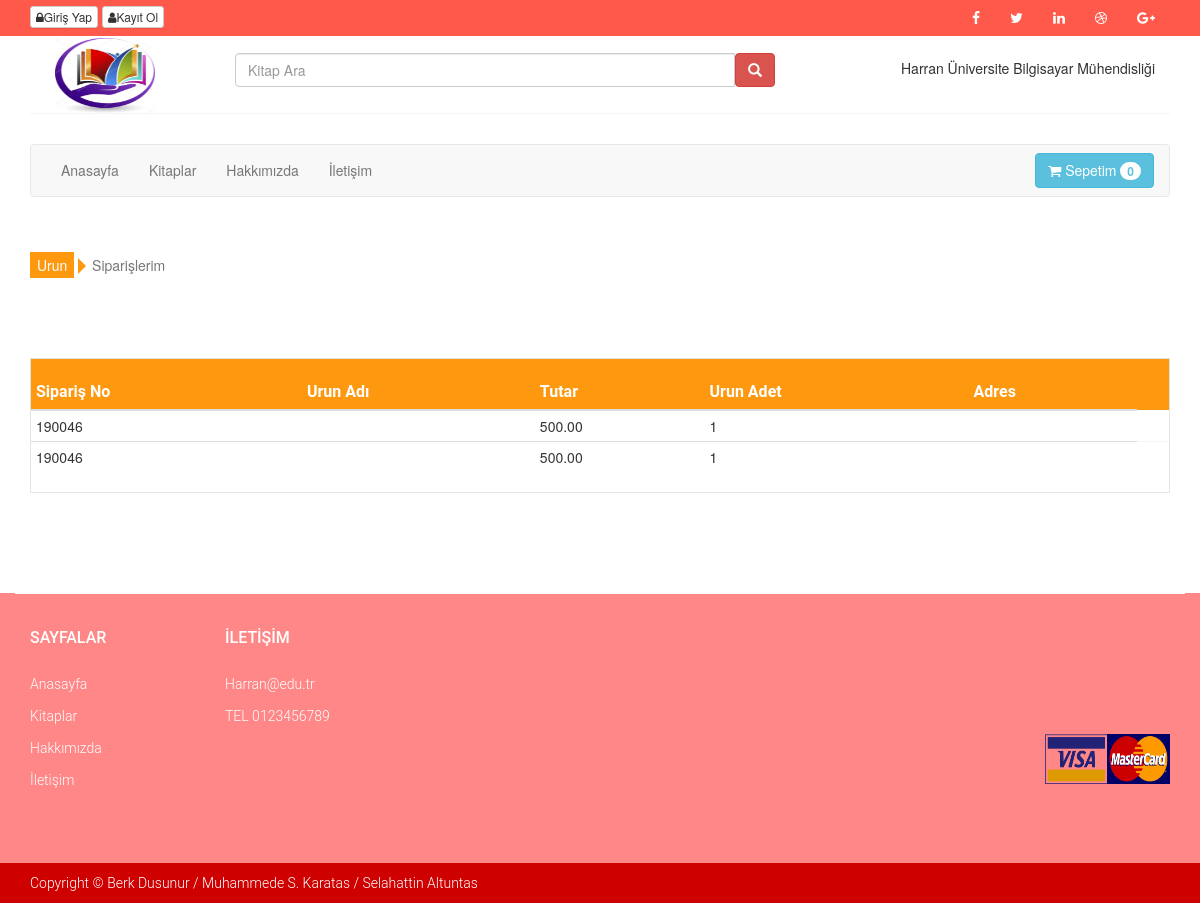
/siparis-detay.php?siparis_id=190046, run on the app's committed database.
### tables this page shows
CREATE TABLE `tblayar` (
  `ayar_id` int(11) NOT NULL,
  `ayar_logo` varchar(250) NOT NULL,
  `ayar_url` varchar(50) NOT NULL,
  `ayar_title` varchar(250) NOT NULL,
  `ayar_description` varchar(250) NOT NULL,
  `ayar_keywords` varchar(50) NOT NULL,
  `ayar_author` varchar(50) NOT NULL,
  `ayar_tel` varchar(50) NOT NULL,
  `ayar_gsm` varchar(50) NOT NULL,
  `ayar_faks` varchar(50) NOT NULL,
  `ayar_mail` varchar(50) NOT NULL,
  `ayar_ilce` varchar(50) NOT NULL,
  `ayar_il` varchar(50) NOT NULL,
  `ayar_adres` varchar(250) NOT NULL,
  `ayar_mesai` varchar(250) NOT NULL,
  `ayar_maps` varchar(250) NOT NULL,
  `ayar_bakim` enum('0','1') NOT NULL DEFAULT '1'
);

CREATE TABLE `tblmenu` (
  `menu_id` int(11) NOT NULL,
  `menu_ust` int(11) NOT NULL,
  `menu_adi` varchar(25) NOT NULL,
  `menu_url` varchar(250) NOT NULL,
  `menu_seourl` varchar(250) NOT NULL,
  `menu_durum` enum('0','1') NOT NULL,
  `menu_sira` int(11) NOT NULL
);

CREATE TABLE `tblsiparis_detay` (
  `siparisdetay_id` int(11) NOT NULL,
  `siparis_id` int(11) NOT NULL,
  `urun_id` int(11) NOT NULL,
  `urun_fiyat` float(9,2) NOT NULL,
  `urun_adet` int(3) NOT NULL
);

### siparis-detay.php (the view, shortened to what this page needs)
<?php include"header.php"; ?>
<section id="cart_items">
	<div class="container">
		<div class="breadcrumbs">
			<ol class="breadcrumb">
				<li><a href="urunler.php">Urun</a></li>
				<li class="active">Siparişlerim</li>
			</ol>
		</div>
		<div class="table-responsive cart_info">
			<table class="table table-condensed">
				<thead>
					<tr class="cart_menu">
						<th>Sipariş No</th>
						<th>Urun Adı</th>
						<th>Tutar</th>
						<th>Urun Adet</th>
						<th>Adres</th>
						<td></td>
					</tr>
				</thead>
				<tbody>
					<?php
					$siparissor=$db->prepare("SELECT * FROM tblsiparis_detay  where siparis_id=:id ");
					$siparissor->execute(array(
						'id'=>$_GET['siparis_id']
                     ));
					while($sipariscek=$siparissor->fetch(PDO::FETCH_ASSOC)) {
					 $dsiparissor=$db->prepare("SELECT * FROM tblurunler where urun_id =".$sipariscek['urun_id']);
					 $dsiparissor->execute();
					 $dsipariscek=$dsiparissor->fetch(PDO::FETCH_ASSOC);
					 ?>
					 <tr>
					 	<td><?php echo $sipariscek['siparis_id']; ?></td>
					 	<td><?php echo $dsipariscek['urun_ad']; ?></td>
					 	<td><?php echo $sipariscek['urun_fiyat']; ?></td>
					 	<td><?php echo $sipariscek['urun_adet']; ?></td>
					 	<td><?php echo $kullanicicek['kullanici_adres']; ?></td>
					 </tr>
					<?php } ?>
				</tbody>
			</table>
		</div>
	</div>
</section>
<?php include"footer.php" ?>

### header.php (shortened to what this page needs)
<?php include"baglan.php" ;
$kullanicisor=$db->prepare("SELECT * FROM tbluyeler where kullanici_mail=:mail");
$kullanicisor->execute(array(
  'mail' => $_SESSION['userkullanici_mail']
));
$kullanicicek=$kullanicisor->fetch(PDO::FETCH_ASSOC);
$ayaradi=$db->prepare("SELECT * FROM tblayar where ayar_id=:id");
$ayaradi->execute(array(
  'id' => 0));
$ayaryaz=$ayaradi->fetch(PDO::FETCH_ASSOC);
?>
<!DOCTYPE html>
<html lang="en" xmlns="http://www.w3.org/1999/xhtml">
<head>
	<link href="css/bootstrap.min.css" rel="stylesheet">
	<link href="css/font-awesome.min.css" rel="stylesheet">
	<link href="css/prettyPhoto.css" rel="stylesheet">
	<link href="css/price-range.css" rel="stylesheet">
	<link href="css/animate.css" rel="stylesheet">
	<link href="css/main.css" rel="stylesheet">
	<link href="css/responsive.css" rel="stylesheet">
	<link href="css/style.css" rel="stylesheet">
	<link rel="stylesheet" href="css/dikey.css">
	<link rel="stylesheet" href="https://maxcdn.bootstrapcdn.com/bootstrap/3.3.7/css/bootstrap.min.css">
	<link href="https://maxcdn.bootstrapcdn.com/font-awesome/4.7.0/css/font-awesome.min.css" rel="stylesheet">
</head>
<body>
	<header id="header" >
		<div class="header_top">
			<div class="container">
				<div class="row">
					<div class="col-sm-6">
						<div class="contactinfo">
							<?php
							if (!isset($_SESSION['userkullanici_mail'])){?>
								<ul class="nav nav-pills" style="margin-top: 5px;">
									<a href="login" class="btn btn-default btn-xs " role="button"><i class="fa fa-lock"></i>Giriş Yap</a>
									<a href="kayitol" class="btn btn-default btn-xs" role="button"><i class="fa fa-user"></i>Kayıt Ol</a>
								</ul>
							<?php  }
							?>
						</div>
					</div>
					<div class="col-sm-6">
						<div class="social-icons pull-right">
							<ul class="nav navbar-nav">
								<li><a href="#"><i class="fa fa-facebook"></i></a></li>
								<li><a href="#"><i class="fa fa-twitter"></i></a></li>
								<li><a href="#"><i class="fa fa-linkedin"></i></a></li>
								<li><a href="#"><i class="fa fa-dribbble"></i></a></li>
								<li><a href="#"><i class="fa fa-google-plus"></i></a></li>
							</ul>
						</div>
					</div>
				</div>
			</div>
		</div>
		<div class="header-middle">
			<div class="container" style="background-color: white">
				<div class="row">
					<div class="col-sm-2">
						<div class="logo pull-left">
							<a href="index"><img width="100" height="75" src="images/<?php echo $ayaryaz['ayar_logo']; ?>" style="margin-top: 2px; margin-left: 10px;"></a>
						</div>
					</div>
					<div class="col-sm-6">
						<div id="custom-search-input ">
							<form action="arama" method="POST">
							<div class="input-group col-sm-12" style="margin-top: 17px">
								<input type="text" name="arama" class="  search-query form-control" placeholder="Kitap Ara" />
								<span class="input-group-btn">
									<a href="arama"><button class="btn btn-danger" type="button">
										<span class=" glyphicon glyphicon-search"></span>
									</button></a>
								</span>
							</div>
						</div>
					</div>
					<div class="col-sm-4">
						<div class="shop-menu pull-right">
						<?php
						if (!isset($_SESSION['userkullanici_mail'])){?>
							<ul class="nav navbar-nav" style="margin-top: 15px;">
								<h5>Harran Üniversite Bilgisayar Mühendisliği</h5>
							</ul>
						<?php  } else { ?>
						<?php }
						?>
					</div>
				</div>
			</div>
		</div>
	</div>
	<div class="header-bottom">
		<div class="container">
			<div class="row">
				<div class="col-sm-12">
					<nav class="navbar navbar-default">
						<div class="container-fluid">
							<ul class="nav navbar-nav">
								<li><a href="index">Anasayfa</a></li>
							<?php
								$menusor=$db->prepare("SELECT * FROM tblmenu where menu_durum=:durum order by menu_sira ASC limit 5 ");
								$menusor->execute(array(
									'durum' => 1
								));
								while ($menucek=$menusor->fetch(PDO::FETCH_ASSOC)){
									?>
									<li><a href="<?php echo $menucek['menu_url'] ?>"><?php echo $menucek['menu_adi'] ?></a></li>
								<?php } ?>
							</ul>
							<a class="btn btn-info navbar-btn pull-right" href="sepet">
								<i class="fa fa-shopping-cart"></i> Sepetim
								<?php
								$kullanici_id=$kullanicicek['kullanici_id'];
								$sepetsor=$db->prepare("SELECT * FROM tblsepet where kullanici_id=:id");
								$sepetsor->execute(array(
									'id' => $kullanici_id
								));
								$say=$sepetsor->rowCount();
								?>
								<span class="badge badge-light"><?php echo ("$say") ?></span>
							</a>
						</div>
					</nav>
				</div>
			</div>
		</div>
	</div>
</header>

### css/main.css (style rules this page uses)
body { font-family: 'Roboto', sans-serif; background:; position: relative; font-weight:400px; }
ul li { list-style: none; }
a { -webkit-transition: 300ms; -moz-transition: 300ms; -o-transition: 300ms; transition: 300ms; }
h1, h2, h3, h4, h5, h6 { font-family: 'Roboto', sans-serif; }
.header_top { background: none repeat scroll 0 0 #FF594B; }
.social-icons ul li a { border: 0 none; border-radius: 0; color: white; padding:0px; }
.social-icons ul li { display:inline-block; }
.social-icons ul li a i { padding: 11px 15px; transition: all 0.9s ease 0s; -moz-transition: all 0.9s ease 0s; -webkit-transition: all 0.9s ease 0s; -o-transition: all 0.9s ease 0s; }
.header-middle .container .row { border-bottom: 1px solid #f5f5f5; margin-left: 0; margin-right: 0; }
.header-middle .container .row .col-sm-4 { padding-left: 0; }
.header-bottom { padding-bottom: 30px; padding-top: 30px; }
.breadcrumbs { position: relative; }
.breadcrumbs .breadcrumb { background:transparent; margin-bottom: 75px; padding-left: 0; }
.breadcrumbs .breadcrumb li a { background:#FE980F; color: #FFFFFF; padding: 3px 7px; }
.breadcrumbs .breadcrumb li a:after { content:""; height:auto; width: auto; border-width: 8px; border-style: solid; border-color:transparent transparent transparent #FE980F; position: absolute; top: 11px; left:48px; }
.breadcrumbs .breadcrumb > li + li:before { content: " "; }
#cart_items .cart_info { border: 1px solid #E6E4DF; margin-bottom: 50px }
#cart_items .cart_info .cart_menu { background: #FE980F; color: #fff; font-size: 16px; font-family: 'Roboto', sans-serif; font-weight: normal; }
#cart_items .cart_info .table.table-condensed thead tr { height: 51px; }
#cart_items .cart_info .table.table-condensed tr { border-bottom: 1px solid#F7F7F0 }
#cart_items .cart_info .table.table-condensed tr:last-child { border-bottom: 0 }
.cart_info table tr td { border-top: 0 none; vertical-align: inherit; }

### yonetim-panel/css/style.css (style rules this page uses)
body { margin: 0px; padding: 0px; background-image: url(images/bg.png); background-repeat: repeat; }

### css/dikey.css (style rules this page uses)
.btn-default { color: #333; background-color: #f9f9f9; border-color: #ccc; border: 1px solid; text-align: center; cursor: pointer; color: #5e5e5e; -moz-border-radius: 3px; -webkit-border-radius: 3px; border-radius: 3px; background: -webkit-gradient(linear, 50% 0%, 50% 100%, color-stop(0%, #fefefe), color-stop(100%, #f9f9f9)), #f9f9f9; background: -moz-linear-gradient(#fefefe, #f9f9f9), #f9f9f9; background: -webkit-linear-gradient(#fefefe, #f9f9f9), #f9f9f9; background: linear-gradient(#fefefe, #f9f9f9), #f9f9f9; border-color: #c3c3c3 #c3c3c3 #bebebe; -moz-box-shadow: rgba(0, 0, 0, 0.06) 0 1px 0, rgba(255, 255, 255, 0.1) 0 1px 0 0 inset; -webkit-box-shadow: rgba(0, 0, 0, 0.06) 0 1px 0, rgba(255, 255, 255, 0.1) 0 1px 0 0 inset; box-shadow: rgba(0, 0, 0, 0.06) 0 1px 0, rgba(255, 255, 255, 0.1) 0 1px 0 0 inset; }

### data on the page
tblayar: ayar_logo (picture)
tblmenu: menu_adi "Kitaplar"
tblmenu: menu_adi "Hakkımızda"
tblmenu: menu_adi "İletişim"
tblsiparis_detay: siparis "190046", urun_fiyat "500.00", urun_adet "1"
tblsiparis_detay: siparis "190046", urun_fiyat "500.00", urun_adet "1"

### other printed values
$say "0"
